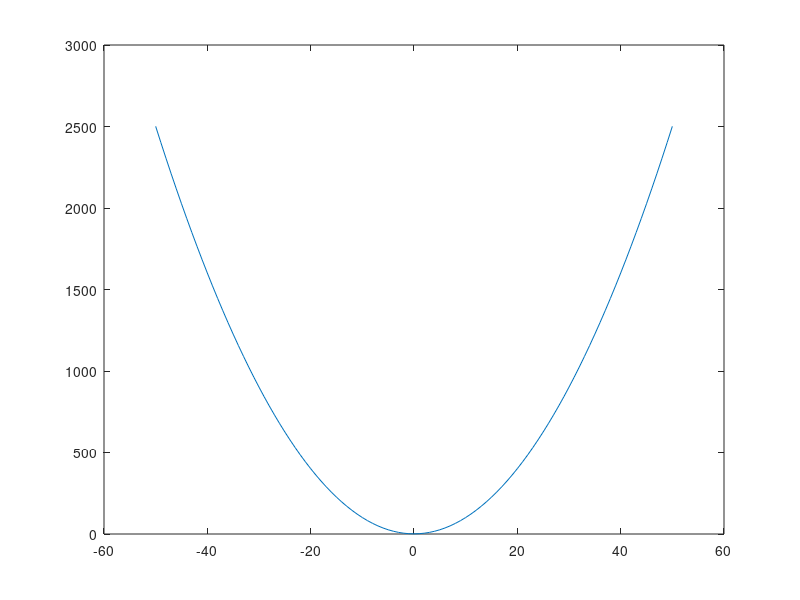

The MATLAB script that drew this image:
%descricion:  para graficar funciones 
%author: Jafet martinez meza 
%fecha: 29/10/2021
%date: 202123653

clear
% Dominio de la funcion
r=-50:1:50

ar= @(r) (1()+(r.^2))

%funcion a plotear 
y=(1()+(r.^2))
plot (r, y)